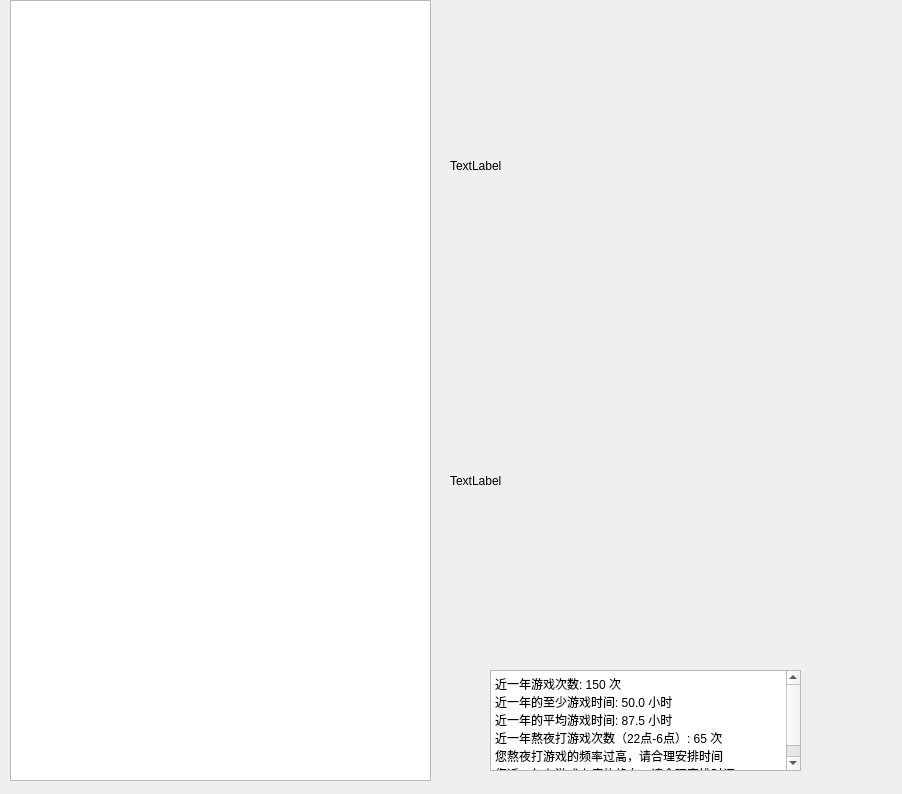
<?xml version="1.0" encoding="UTF-8"?>
<ui version="4.0">
 <class>Form</class>
 <widget class="QWidget" name="Form">
  <property name="geometry">
   <rect>
    <x>0</x>
    <y>0</y>
    <width>902</width>
    <height>794</height>
   </rect>
  </property>
  <property name="windowTitle">
   <string>Form</string>
  </property>
  <widget class="QTableView" name="tableView">
   <property name="geometry">
    <rect>
     <x>10</x>
     <y>0</y>
     <width>421</width>
     <height>781</height>
    </rect>
   </property>
  </widget>
  <widget class="QLabel" name="label">
   <property name="geometry">
    <rect>
     <x>450</x>
     <y>30</y>
     <width>421</width>
     <height>271</height>
    </rect>
   </property>
   <property name="text">
    <string>TextLabel</string>
   </property>
  </widget>
  <widget class="QLabel" name="label_2">
   <property name="geometry">
    <rect>
     <x>450</x>
     <y>310</y>
     <width>411</width>
     <height>341</height>
    </rect>
   </property>
   <property name="text">
    <string>TextLabel</string>
   </property>
  </widget>
  <widget class="QTextBrowser" name="textBrowser">
   <property name="geometry">
    <rect>
     <x>490</x>
     <y>670</y>
     <width>311</width>
     <height>101</height>
    </rect>
   </property>
   <property name="html">
    <string>&lt;!DOCTYPE HTML PUBLIC &quot;-//W3C//DTD HTML 4.0//EN&quot; &quot;http://www.w3.org/TR/REC-html40/strict.dtd&quot;&gt;
&lt;html&gt;&lt;head&gt;&lt;meta name=&quot;qrichtext&quot; content=&quot;1&quot; /&gt;&lt;style type=&quot;text/css&quot;&gt;
p, li { white-space: pre-wrap; }
&lt;/style&gt;&lt;/head&gt;&lt;body style=&quot; font-family:'SimSun'; font-size:9pt; font-weight:400; font-style:normal;&quot;&gt;
&lt;p style=&quot; margin-top:0px; margin-bottom:0px; margin-left:0px; margin-right:0px; -qt-block-indent:0; text-indent:0px;&quot;&gt;近一年游戏次数: 150 次&lt;/p&gt;
&lt;p style=&quot; margin-top:0px; margin-bottom:0px; margin-left:0px; margin-right:0px; -qt-block-indent:0; text-indent:0px;&quot;&gt;近一年的至少游戏时间: 50.0 小时&lt;/p&gt;
&lt;p style=&quot; margin-top:0px; margin-bottom:0px; margin-left:0px; margin-right:0px; -qt-block-indent:0; text-indent:0px;&quot;&gt;近一年的平均游戏时间: 87.5 小时&lt;/p&gt;
&lt;p style=&quot; margin-top:0px; margin-bottom:0px; margin-left:0px; margin-right:0px; -qt-block-indent:0; text-indent:0px;&quot;&gt;近一年熬夜打游戏次数（22点-6点）: 65 次&lt;/p&gt;
&lt;p style=&quot; margin-top:0px; margin-bottom:0px; margin-left:0px; margin-right:0px; -qt-block-indent:0; text-indent:0px;&quot;&gt;您熬夜打游戏的频率过高，请合理安排时间&lt;/p&gt;
&lt;p style=&quot; margin-top:0px; margin-bottom:0px; margin-left:0px; margin-right:0px; -qt-block-indent:0; text-indent:0px;&quot;&gt;您近一年有游戏上瘾的趋向，请合理安排时间&lt;/p&gt;&lt;/body&gt;&lt;/html&gt;</string>
   </property>
  </widget>
 </widget>
 <resources/>
 <connections/>
</ui>
